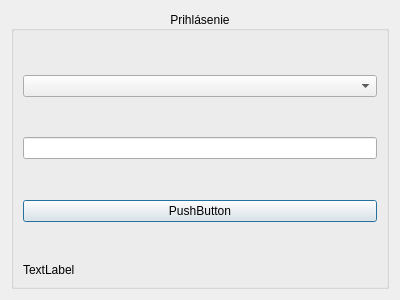
<?xml version="1.0" encoding="UTF-8"?>
<ui version="4.0">
 <class>LoginDialog</class>
 <widget class="QDialog" name="LoginDialog">
  <property name="geometry">
   <rect>
    <x>0</x>
    <y>0</y>
    <width>400</width>
    <height>300</height>
   </rect>
  </property>
  <property name="windowTitle">
   <string>Dialog</string>
  </property>
  <layout class="QVBoxLayout" name="verticalLayout">
   <item>
    <widget class="QGroupBox" name="groupBoxLogin">
     <property name="title">
      <string>Prihlásenie</string>
     </property>
     <property name="alignment">
      <set>Qt::AlignmentFlag::AlignCenter</set>
     </property>
     <layout class="QVBoxLayout" name="verticalLayout_2">
      <item>
       <spacer name="verticalSpacer">
        <property name="orientation">
         <enum>Qt::Orientation::Vertical</enum>
        </property>
        <property name="sizeHint" stdset="0">
         <size>
          <width>20</width>
          <height>40</height>
         </size>
        </property>
       </spacer>
      </item>
      <item>
       <widget class="QComboBox" name="comboBoxLogin"/>
      </item>
      <item>
       <spacer name="verticalSpacer_2">
        <property name="orientation">
         <enum>Qt::Orientation::Vertical</enum>
        </property>
        <property name="sizeHint" stdset="0">
         <size>
          <width>20</width>
          <height>40</height>
         </size>
        </property>
       </spacer>
      </item>
      <item>
       <widget class="QLineEdit" name="lineEditLogin"/>
      </item>
      <item>
       <spacer name="verticalSpacer_3">
        <property name="orientation">
         <enum>Qt::Orientation::Vertical</enum>
        </property>
        <property name="sizeHint" stdset="0">
         <size>
          <width>20</width>
          <height>40</height>
         </size>
        </property>
       </spacer>
      </item>
      <item>
       <widget class="QPushButton" name="pushButtonLogin">
        <property name="text">
         <string>PushButton</string>
        </property>
       </widget>
      </item>
      <item>
       <spacer name="verticalSpacer_4">
        <property name="orientation">
         <enum>Qt::Orientation::Vertical</enum>
        </property>
        <property name="sizeHint" stdset="0">
         <size>
          <width>20</width>
          <height>40</height>
         </size>
        </property>
       </spacer>
      </item>
      <item>
       <widget class="QLabel" name="labelLogin">
        <property name="text">
         <string>TextLabel</string>
        </property>
       </widget>
      </item>
     </layout>
    </widget>
   </item>
  </layout>
 </widget>
 <resources/>
 <connections/>
</ui>
